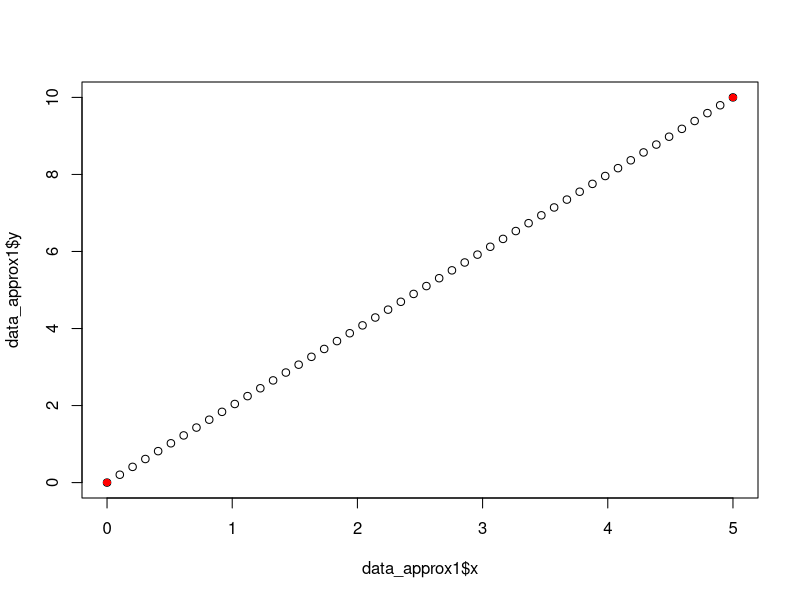
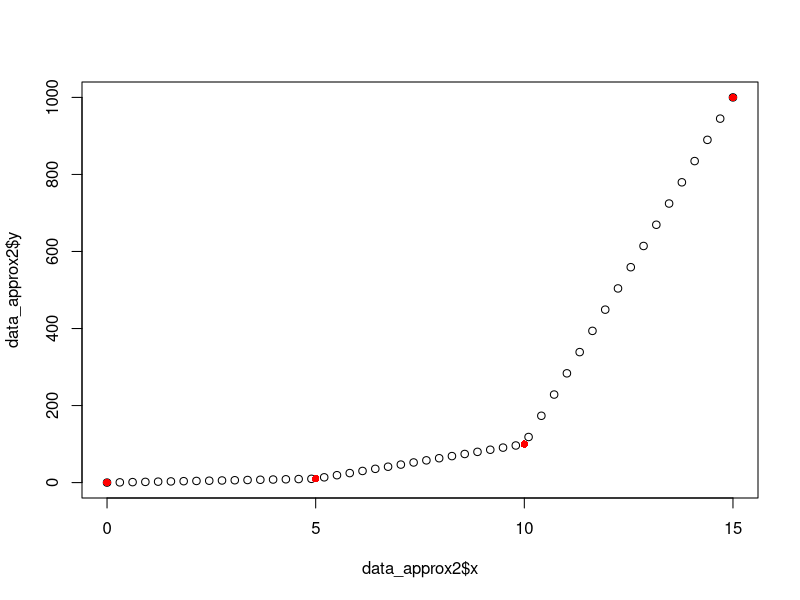

Generate these figures, in order, with R:
#Interpolação linear
#Exemplo 1
# Usando duas coordenadas e a função aproximada
#Se produz dois vetores numéricos para representar nossos pontos de dados

x1 <- c(0, 5)
x1

y1 <- c(0, 10)
y1

#Se aplica as coordenadas dos objetos
data_approx1 <- approx(x1, y1)
data_approx1


#Saída oferece a as cordenadas dentro do vetor
#Construção dos gráficos

plot(data_approx1$x, data_approx1$y)
  points(x1, y1, col = "red", pch = 16)
  
#Exemplo 2
x2 <- c(0, 5, 10, 15)
x2  

y2 <- c(0, 10, 100, 1000)
y2

#Exemplo 2 aplicando a função a várias coordenadas

#Criação de Vetores onde os elementos possuem quatro elementos inteiros:

x2 <- c(0, 5, 10, 15)
x2

y2 <- c(0, 10, 100, 1000)
y2

#Assim então utilizando a função

data_approx2 <- approx(x2, y2)       
data_approx2

#Criação dos gráficos

plot(data_approx2$x,              
     data_approx2$y)
points(x2, y2,
       col = "red",
       pch = 16)
